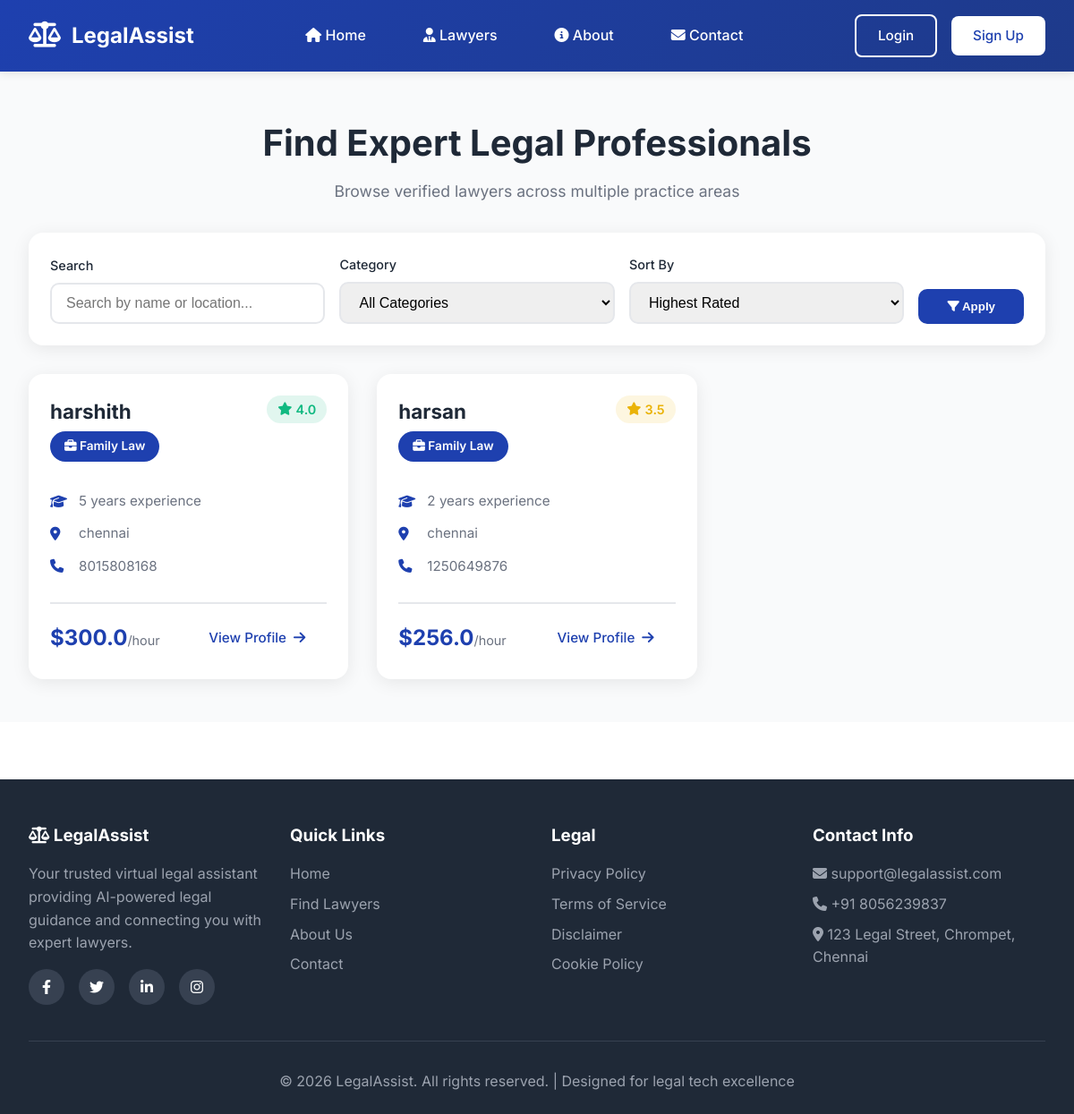
The page /lawyers on the database its author committed.
### app.py (models this page shows, shortened)
class Lawyer(db.Model):
    id = db.Column(db.Integer, primary_key=True)
    name = db.Column(db.String(100), nullable=False)
    email = db.Column(db.String(120), unique=True, nullable=False)
    password = db.Column(db.String(200), nullable=False)
    category = db.Column(db.String(50), nullable=False)
    phone = db.Column(db.String(20), nullable=False)
    charge_per_hour = db.Column(db.Float, nullable=False)
    location = db.Column(db.String(200), nullable=False)
    experience = db.Column(db.Integer, nullable=False)
    description = db.Column(db.Text, nullable=True)
    image = db.Column(db.String(200), default='default_lawyer.png')
    created_at = db.Column(db.DateTime, default=datetime.utcnow)
    appointments = db.relationship('Appointment', backref='lawyer', lazy=True)
    lawyer_chats = db.relationship('LawyerChat', foreign_keys='LawyerChat.lawyer_id', backref='attorney', lazy=True)
    ratings = db.relationship('LawyerRating', backref='lawyer', lazy=True)
    @property
    def rating(self):
        if not self.ratings:
            return 0.0
        total = sum(r.rating for r in self.ratings)
        return round(total / len(self.ratings), 1)

class LawyerRating(db.Model):
    id = db.Column(db.Integer, primary_key=True)
    lawyer_id = db.Column(db.Integer, db.ForeignKey('lawyer.id'), nullable=False)
    user_id = db.Column(db.Integer, db.ForeignKey('user.id'), nullable=False)
    appointment_id = db.Column(db.Integer, db.ForeignKey('appointment.id'), nullable=False)
    rating = db.Column(db.Integer, nullable=False)  # 1-5 stars
    review = db.Column(db.Text, nullable=True)
    created_at = db.Column(db.DateTime, default=datetime.utcnow)
    user = db.relationship('User', backref='ratings_given', lazy=True)
    appointment = db.relationship('Appointment', backref='rating', lazy=True)

### app.py (the view, shortened to what this page needs)
@app.route('/lawyers')
def lawyers():
    category = request.args.get('category', '')
    search = request.args.get('search', '')
    sort = request.args.get('sort', 'rating')
    query = Lawyer.query
    if category:
        query = query.filter_by(category=category)
    lawyers_list = query.all()
    if sort == 'rating':
        lawyers_list = sorted(lawyers_list, key=lambda x: x.rating, reverse=True)
    elif sort == 'experience':
        lawyers_list = sorted(lawyers_list, key=lambda x: x.experience, reverse=True)
    elif sort == 'price_low':
        lawyers_list = sorted(lawyers_list, key=lambda x: x.charge_per_hour)
    elif sort == 'price_high':
        lawyers_list = sorted(lawyers_list, key=lambda x: x.charge_per_hour, reverse=True)
    categories = ['criminal', 'family', 'property', 'corporate', 'civil', 'labor', 'tax']
    return render_template('lawyers.html', lawyers=lawyers_list, categories=categories, selected_category=category)

### app.py (called while the page is built)
@app.template_filter('rating_color')
def rating_color(rating):
    if rating == 0:
        return '#9ca3af'  # Gray for no rating
    elif rating < 2:
        return '#ef4444'  # Red for poor
    elif rating < 3:
        return '#f59e0b'  # Orange for fair
    elif rating < 4:
        return '#eab308'  # Yellow for good
    else:
        return '#10b981'  # Green for excellent

### templates/lawyers.html (shortened to what this page needs)
{% extends "base.html" %}
{% block content %}
<div class="lawyers-page">
    <div class="page-header">
        <h1>Find Expert Legal Professionals</h1>
        <p>Browse verified lawyers across multiple practice areas</p>
    </div>
    <div class="filters-section">
        <form method="GET" action="{{ url_for('lawyers') }}">
            <div class="filters-grid">
                <div class="filter-group">
                    <label for="search">Search</label>
                    <input type="text" id="search" name="search" placeholder="Search by name or location..." value="{{ request.args.get('search', '') }}">
                </div>
                <div class="filter-group">
                    <label for="category">Category</label>
                    <select id="category" name="category">
                        <option value="">All Categories</option>
                    </select>
                </div>
                <div class="filter-group">
                    <label for="sort">Sort By</label>
                    <select id="sort" name="sort">
                        <option value="rating" {% if request.args.get('sort') == 'rating' %}selected{% endif %}>Highest Rated</option>
                    </select>
                </div>
                <button type="submit" class="filter-btn">
                    <i class="fas fa-filter"></i> Apply
                </button>
            </div>
        </form>
    </div>
    {% if lawyers %}
    <div class="lawyers-grid">
        {% for lawyer in lawyers %}
        <div class="lawyer-card">
            <div class="lawyer-content">
                <div class="lawyer-header">
                    <div>
                        <h3 class="lawyer-name">{{ lawyer.name }}</h3>
                        <span class="lawyer-category">
                            <i class="fas fa-briefcase"></i> {{ lawyer.category|title }} Law
                        </span>
                    </div>
                    <div class="lawyer-rating" style="background: {{ lawyer.rating|rating_color }}20; color: {{ lawyer.rating|rating_color }};">
                        <i class="fas fa-star"></i>
                        {% if lawyer.rating > 0 %}
                            {{ lawyer.rating }}
                        {% else %}
                            New
                        {% endif %}
                    </div>
                </div>
                <div class="lawyer-info">
                    <div class="info-item">
                        <i class="fas fa-graduation-cap"></i>
                        <span>{{ lawyer.experience }} years experience</span>
                    </div>
                    <div class="info-item">
                        <i class="fas fa-map-marker-alt"></i>
                        <span>{{ lawyer.location }}</span>
                    </div>
                    <div class="info-item">
                        <i class="fas fa-phone"></i>
                        <span>{{ lawyer.phone }}</span>
                    </div>
                </div>
                <div class="lawyer-footer">
                    <div class="price-tag">
                        ${{ lawyer.charge_per_hour }}<span>/hour</span>
                    </div>
                    <a href="{{ url_for('lawyer_profile', lawyer_id=lawyer.id) }}" class="btn btn-primary">
                        View Profile <i class="fas fa-arrow-right"></i>
                    </a>
                </div>
            </div>
        </div>
        {% endfor %}
    </div>
    {% else %}
    <div class="empty-state">
        <i class="fas fa-search"></i>
        <h3>No lawyers found</h3>
        <p>Try adjusting your search filters to find more lawyers</p>
    </div>
    {% endif %}
</div>
{% endblock %}

### templates/base.html (shortened to what this page needs)
<!DOCTYPE html>
<html lang="en">
<head>
    <link rel="stylesheet" href="https://cdnjs.cloudflare.com/ajax/libs/font-awesome/6.4.0/css/all.min.css">
</head>
<body>
    <nav>
        <div class="nav-container">
            <a href="{{ url_for('index') }}" class="logo">
                <i class="fas fa-balance-scale"></i>
                <span>LegalAssist</span>
            </a>
            <ul class="nav-menu" id="navMenu">
                <li><a href="{{ url_for('index') }}"><i class="fas fa-home"></i> Home</a></li>
                <li><a href="{{ url_for('lawyers') }}"><i class="fas fa-user-tie"></i> Lawyers</a></li>
                {% if session.get('user_id') %}
                <li><a href="{{ url_for('chat') }}"><i class="fas fa-comments"></i> AI Chat</a></li>
                <li><a href="{{ url_for('dashboard') }}"><i class="fas fa-dashboard"></i> Dashboard</a></li>
                {% elif session.get('lawyer_id') %}
                <li><a href="{{ url_for('lawyer_dashboard') }}"><i class="fas fa-dashboard"></i> Dashboard</a></li>
                {% else %}
                <li><a href="{{ url_for('about') }}"><i class="fas fa-info-circle"></i> About</a></li>
                <li><a href="{{ url_for('contact') }}"><i class="fas fa-envelope"></i> Contact</a></li>
                {% endif %}
            </ul>
            <div class="nav-auth">
                {% if session.get('user_id') %}
                    <span style="color: white; margin-right: 1rem;">
                        <i class="fas fa-user"></i> {{ session.get('username') }}
                    </span>
                    <a href="{{ url_for('logout') }}" class="btn btn-outline">
                        <i class="fas fa-sign-out-alt"></i> Logout
                    </a>
                {% else %}
                    <a href="{{ url_for('login') }}" class="btn btn-outline">Login</a>
                    <a href="{{ url_for('register') }}" class="btn btn-primary">Sign Up</a>
                {% endif %}
            </div>
        </div>
    </nav>
    <main>
        {% block content %}{% endblock %}
    </main>
    <footer>
        <div class="footer-content">
            <div class="footer-section">
                <h3><i class="fas fa-balance-scale"></i> LegalAssist</h3>
                <p>Your trusted virtual legal assistant providing AI-powered legal guidance and connecting you with expert lawyers.</p>
                <div class="social-links">
                    <a href="#"><i class="fab fa-facebook-f"></i></a>
                    <a href="#"><i class="fab fa-twitter"></i></a>
                    <a href="#"><i class="fab fa-linkedin-in"></i></a>
                    <a href="#"><i class="fab fa-instagram"></i></a>
                </div>
            </div>
            <div class="footer-section">
                <h3>Quick Links</h3>
                <a href="{{ url_for('index') }}">Home</a>
                <a href="{{ url_for('lawyers') }}">Find Lawyers</a>
                <a href="{{ url_for('about') }}">About Us</a>
                <a href="{{ url_for('contact') }}">Contact</a>
            </div>
            <div class="footer-section">
                <h3>Legal</h3>
                <a href="#">Privacy Policy</a>
                <a href="#">Terms of Service</a>
                <a href="#">Disclaimer</a>
                <a href="#">Cookie Policy</a>
            </div>
            <div class="footer-section">
                <h3>Contact Info</h3>
                <p><i class="fas fa-envelope"></i> support@legalassist.com</p>
                <p><i class="fas fa-phone"></i> +91 8056239837</p>
                <p><i class="fas fa-map-marker-alt"></i> 123 Legal Street, Chrompet, Chennai</p>
            </div>
        </div>
        <div class="footer-bottom">
            <p>&copy; 2026 LegalAssist. All rights reserved. | Designed for legal tech excellence</p>
        </div>
    </footer>
</body>
</html>

### templates/base.html (style rules this page uses)
* { margin: 0; padding: 0; box-sizing: border-box; }
:root { --primary-color: #1e40af; --primary-dark: #1e3a8a; --primary-light: #3b82f6; --secondary-color: #0ea5e9; --accent-color: #f59e0b; --text-dark: #1f2937; --text-light: #6b7280; --bg-gray: #f9fafb; --border-color: #e5e7eb; --success: #10b981; --error: #ef4444; --warning: #f59e0b; }
body { font-family: 'Inter', sans-serif; color: var(--text-dark); line-height: 1.6; background-color: #ffffff; }
nav { background: linear-gradient(135deg, var(--primary-color) 0%, var(--primary-dark) 100%); color: white; padding: 0; box-shadow: 0 2px 10px rgba(0,0,0,0.1); position: sticky; top: 0; z-index: 1000; }
.nav-container { max-width: 1400px; margin: 0 auto; display: flex; justify-content: space-between; align-items: center; padding: 1rem 2rem; }
.logo { display: flex; align-items: center; gap: 0.75rem; font-size: 1.5rem; font-weight: 700; text-decoration: none; color: white; }
.logo i { font-size: 1.8rem; }
.nav-menu { display: flex; list-style: none; gap: 2rem; align-items: center; }
.nav-menu a { color: white; text-decoration: none; font-weight: 500; transition: all 0.3s ease; padding: 0.5rem 1rem; border-radius: 6px; }
.nav-auth { display: flex; gap: 1rem; align-items: center; }
.btn { padding: 0.6rem 1.5rem; border-radius: 8px; text-decoration: none; font-weight: 500; transition: all 0.3s ease; cursor: pointer; border: none; font-size: 0.95rem; display: inline-flex; align-items: center; gap: 0.5rem; }
.btn-primary { background: white; color: var(--primary-color); }
.btn-outline { background: transparent; color: white; border: 2px solid white; }
main { min-height: calc(100vh - 300px); }
footer { background: var(--text-dark); color: white; padding: 3rem 2rem 1.5rem; margin-top: 4rem; }
.footer-content { max-width: 1400px; margin: 0 auto; display: grid; grid-template-columns: repeat(auto-fit, minmax(250px, 1fr)); gap: 2rem; margin-bottom: 2rem; }
.footer-section h3 { margin-bottom: 1rem; color: white; }
.footer-section p, .footer-section a { color: #9ca3af; text-decoration: none; display: block; margin-bottom: 0.5rem; transition: color 0.3s ease; }
.footer-bottom { max-width: 1400px; margin: 0 auto; padding-top: 2rem; border-top: 1px solid #374151; text-align: center; color: #9ca3af; }
.social-links { display: flex; gap: 1rem; margin-top: 1rem; }
.social-links a { width: 40px; height: 40px; border-radius: 50%; background: #374151; display: flex; align-items: center; justify-content: center; color: white; transition: all 0.3s ease; }

### rows shown on the page
Lawyer: name "harshith", category "Family", rating "4.0", experience "5", location "chennai", phone "8015808168", charge_per_hour "300.0"
Lawyer: name "harsan", category "Family", rating "3.5", experience "2", location "chennai", phone "1250649876", charge_per_hour "256.0"
